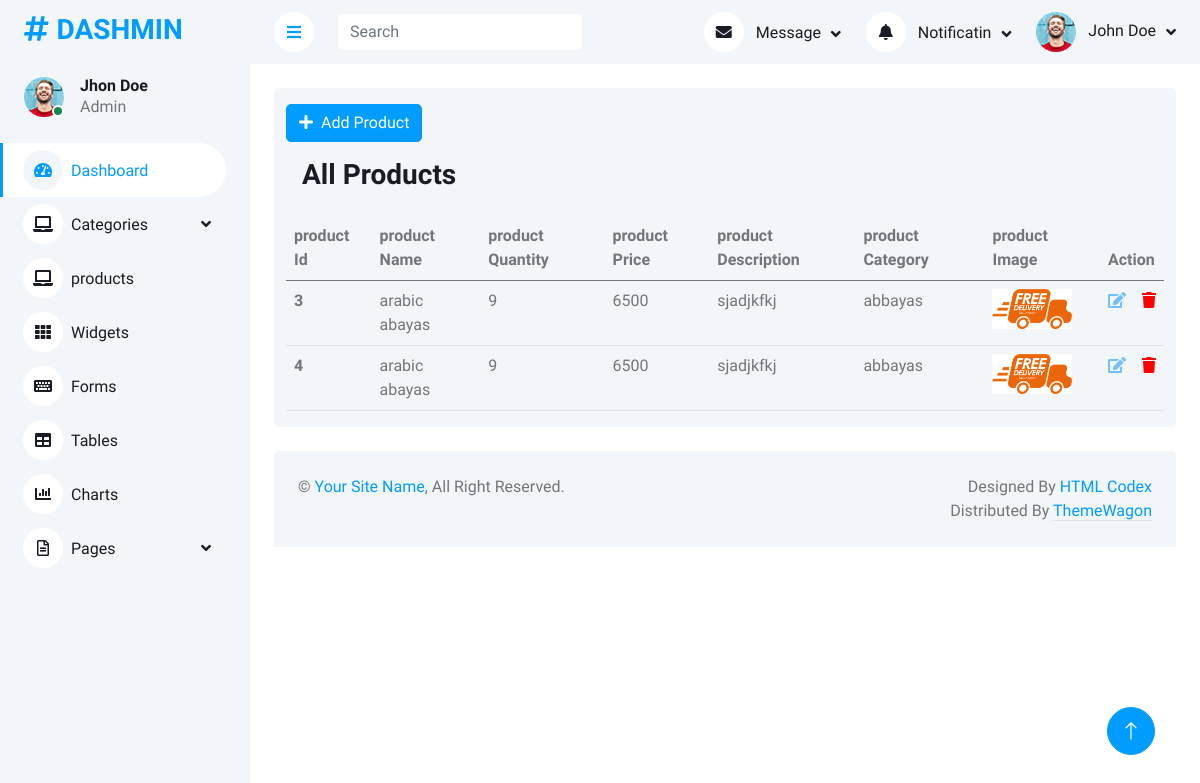
/panel/product.php, run on the app's committed database.
### tables this page shows
CREATE TABLE `products` (
  `productId` int(11) NOT NULL,
  `productName` varchar(20) NOT NULL,
  `productPrice` int(11) NOT NULL,
  `productQuantity` int(11) NOT NULL,
  `productCatId` int(11) NOT NULL,
  `productDescription` varchar(100) NOT NULL,
  `productImage` varchar(50) NOT NULL
);

CREATE TABLE `categories` (
  `catId` int(11) NOT NULL,
  `catName` varchar(20) NOT NULL,
  `catImage` varchar(50) NOT NULL
);

### dashmin/php/query.php (called while the page is built, shortened)
<?php
$proImageAddress = "img/products/";
?>

### panel/product.php (the view, shortened to what this page needs)
<?php
include("components/header.php");
?>
            <div class="container-fluid pt-4 px-4">
                <div class="row  bg-light rounded  mx-0">
                    <div class="col-lg-12 d-flex ms-auto mt-3">
                    <button type="button" data-bs-toggle="modal" data-bs-target="#staticBackdrop" class="btn btn-primary "><i class="fa fa-plus me-2"></i>Add Product</button>
                    </div>
                    <div class="col-md-12">
                        <h3 class="py-3 px-3">All Products</h3>
                        <table class="table">
                                <thead>
                                    <tr>
                                        <th scope="col">product Id</th>
                                        <th scope="col">product Name</th>
                                        <th scope="col">product Quantity</th>
                                         <th scope="col">product Price</th>
                                         <th scope="col">product Description</th>
                                         <th scope="col">product Category</th>
                                         <th scope="col">product Image</th>
                                        <th scope="col" colspan="2">Action</th>
                                    </tr>
                                </thead>
                                <tbody>
                                    <?php
                                    $querypro = $pdo ->query("SELECT `products`.*, `categories`.`catName`
FROM `products`
	inner JOIN `categories` ON `products`.`productCatId` = `categories`.`catId`");
                                    $rowPro = $querypro->fetchAll(PDO::FETCH_ASSOC);
                                    foreach($rowPro as $proRows){
                                        ?>
                                          <tr>
                                        <th scope="row"><?php echo $proRows['productId']?></th>
                                        <td><?php echo $proRows['productName']?></td>
                                        <td><?php echo $proRows['productQuantity']?></td>
                                        <td><?php echo $proRows['productPrice']?></td>
                                        <td><?php echo $proRows['productDescription']?></td>
                                        <td><?php echo $proRows['catName']?></td>
                                        <td><img src="<?php echo $proImageAddress.$proRows['productImage']?>" width="80" alt=""></td>
                                        <td><a href="#mod<?php echo $proRows['productId']?>" data-bs-toggle="modal"><i class="fas fa-edit" style="color: #74C0FC;"></i></a></td>
                                        <td><a href="#delete<?php echo $proRows['productId']?>" data-bs-toggle="modal"><i class="fas fa-trash" style="color: red;"></i></a></td>
                                    </tr>
                                        <?php
                                    }
                                    ?>
                                </tbody>
                            </table>
                    </div>
                </div>
            </div>
<?php
include("components/footer.php");
?>

### dashmin/css/style.css (style rules this page uses)
:root { --primary: #009CFF; --light: #F3F6F9; --dark: #191C24; }
.btn { transition: .5s; }
.btn.btn-primary { color: #FFFFFF; }

### data on the page
products: productId "3", productName "arabic abayas", productQuantity "9", productPrice "6500", productDescription "sjadjkfkj", productCatId.catName "abbayas", productImage (picture)
products: productId "4", productName "arabic abayas", productQuantity "9", productPrice "6500", productDescription "sjadjkfkj", productCatId.catName "abbayas", productImage (picture)
